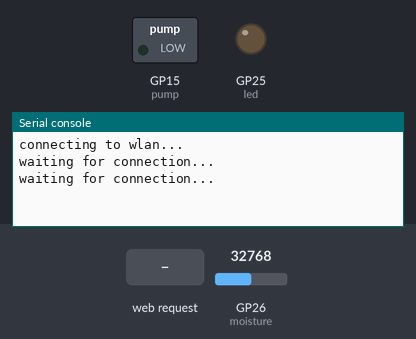
Recording of a program running on a simulated Raspberry Pi Pico running MicroPython. Parts: switched loads named in the program (green lamp = pin HIGH), output pins drawn as LEDs (lit = HIGH), the last lines printed to the serial console. The inputs (shaded band) are chosen by the test bench; at power-on: GP26 (moisture) = 32768 (analog values on the 0–65535 scale). WiFi joins after 1.5 s; values from a settings file that is not in the repository are placeholders.

Above: at 1.2 s.
1.3 s: HTTP request GET / received
At 2.5 s:
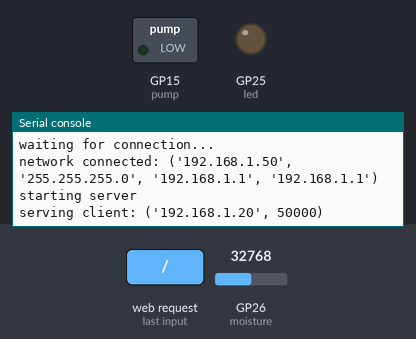
3.5 s: HTTP request GET /duty received
At 3.9 s:
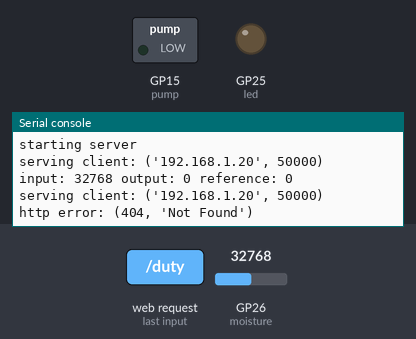

Measured:
- after the input at 1.3 s, the serial console: prints a new line after 0.71 s (image 1)
- after the input at 3.5 s, the serial console: prints a new line at once (image 2)

The program:

main.py
```python
import machine
import network
import utime as time
import uasyncio as asyncio
import uhttp as http
import control
import secret
import utils


led = machine.Pin("LED", machine.Pin.OUT)
wlan = network.WLAN(network.STA_IF)
pump = machine.PWM(machine.Pin(15))
moisture = machine.ADC(machine.Pin(26))
srv = http.Server()
pid = control.PID(1, 0.1, 0, reference=0, output_min=0, output_max=65535)

@srv.route("/")
async def index(_request):
    return http.Response.html(open("index.html", "rb"))

@srv.route("/pump", method="GET")
async def get_pump(_request):
    data = {"duty": pump.duty_u16(), "freq": pump.freq()}

    return http.Response.json(data)

@srv.route("/pump", method="PUT")
async def set_pump(request):
    data = await request.json()

    if not "duty" in data or not "freq" in data:
        raise http.Error(400)

    print("setting pump:", data)

    pump.duty_u16(data["duty"])
    pump.freq(data["freq"])

    return http.Response(200)

@srv.route("/moisture", method="GET")
async def get_moisture(_request):
    data = moisture.read_u16()

    return http.Response.json(data)


async def main():
    await utils.connect(wlan, secret.SSID, secret.KEY)

    asyncio.create_task(srv.start())

    while True:
        await asyncio.sleep_ms(1000)
        input = moisture.read_u16()
        output = pid.output(input)
        pump.duty_u16(int(output))
        print("input:", input, "output:", output, "reference:", pid.reference)

try:
    asyncio.run(main())
finally:
    asyncio.new_event_loop()
```

uhttp.py
```python
import urequests as requests
import uasyncio as asyncio
import ujson as json
import usys as sys


class Error(Exception):
    def __init__(self, status, message=None):
        self.status = status
        self.message = message


class Request:
    def __init__(self, method, url, headers, body):
        self.method = method
        self.url = url
        self.body = body
        self.headers = headers

    async def text(self):
        if not self.headers[b"Content-Type"].startswith("text/"):
            raise Error(400, "Bad Request")

        return self.body.readexactly(int(self.headers["content-length"]))

    async def json(self):
        if not self.headers[b"Content-Type"].startswith(b"application/json"):
            raise Error(400, "Bad Request")

        size = int(self.headers[b"Content-Length"])
        data = await self.body.readexactly(size)

        return json.loads(data)


async def read_request(stream):
    start_line = await stream.readline()
    method, url, _version = start_line.split()
    headers = {}

    while True:
        line = await stream.readline()
        if line == b"\r\n":
            break

        key, value = line.split(b":", 1)
        headers[key] = value.strip()

    return Request(method, url, headers, stream)


class Response:
    def __init__(self, status=200, message=None, headers=None, body=None):
        self.status = status
        self.message = message if message is not None else ""
        self.headers = headers if headers is not None else {}
        self.body = body

    def json(data, headers=None, **kwargs):
        headers = {} if headers is None else headers
        headers["Content-Type"] = "application/json"

        def generator():
            yield json.dumps(data)
            yield b"\r\n"

        body = generator()

        return Response(headers=headers, body=body, **kwargs)

    def html(file, headers=None, **kwargs):
        headers = {} if headers is None else headers
        headers["Content-Type"] = "text/html"

        return Response.file(file, headers=headers, **kwargs)

    def file(file, chunk_size=32, **kwargs):
        def generator():
            while True:
                chunk = file.read(chunk_size)
                if not chunk: break
                yield chunk

        return Response(body=generator(), **kwargs)


async def write_response(response, stream):
    stream.write(b"HTTP/1.1 {status} {message}\r\n".format(status=response.status, message=response.message))

    if response.headers:
        for key, value in response.headers.items():
            stream.write(b"{key}: {value}\r\n".format(key=key, value=value))
        stream.write(b"\r\n")

    if response.body:
        for chunk in response.body:
            stream.write(chunk)

    await stream.drain()
    stream.close()
    await stream.wait_closed()


class Server:

    def __init__(self):
        self.routes = {}

    def route(self, url, method="GET"):
        def wrapper(f):
            self.routes[(bytes(method, "utf-8"), bytes(url, "utf-8"))] = f
            return f

        return wrapper

    async def start(self, host="0.0.0.0", port=80):
        print(f"starting server")
        return await asyncio.start_server(self.serve, host, port)

    async def handle(self, request):
        if not (request.method, request.url) in self.routes:
            raise Error(404, "Not Found")

        return await self.routes[(request.method, request.url)](request)


    async def serve(self, reader, writer):
        peer = writer.get_extra_info('peername')
        print(f"serving client:", peer)

        try:
            request = await read_request(reader)
            response = await self.handle(request)
            await write_response(response, writer)
        except Error as e:
            print("http error:", e)
            await write_response(Response.json({"error": str(e)}, status=e.status, message=e.message), writer)
        #except Exception as e:
        #    print("server error:", e)
        #    await write_response(Response.json({"error": str(e)}, status=500, message="Internal Server Error"), writer)
        except KeyboardInterrupt as e:
            print("keyboard interrupt:", e)
            sys.exit(0)
        finally:
            pass
```

control.py
```python
import utime as time
from utils import clamp


class PID:
    def __init__(self, k_p, k_i, k_d, reference=0, output_min=None, output_max=None):
        self.k_p = k_p
        self.k_i = k_i
        self.k_d = k_d

        self.reference = reference

        self.output_min = output_min
        self.output_max = output_max

        self.reset()

    def output(self, input, reference=None):
        if reference is not None:
            self.reference = reference

        error = self.reference - input
        delta_error = error - self.last_error if self.last_error is not None else error

        curr_time = time.ticks_ms()
        delta_time = time.ticks_diff(curr_time, self.last_time)

        self.proportional = self.k_p * error
        self.integral += self.k_i * error * delta_time
        self.derivative = self.k_d * delta_error / delta_time

        self.integral = clamp(self.integral, self.output_min, self.output_max)

        output = self.proportional + self.derivative + self.integral
        output = clamp(output, self.output_min, self.output_max)

        self.last_time = curr_time
        self.last_input = input
        self.last_output = output
        self.last_error = error

        return output

    def reset(self):
        self.proportional = 0
        self.integral = 0
        self.derivative = 0

        self.integral = clamp(self.integral, self.output_min, self.output_max)

        self.last_time = time.ticks_ms()
        self.last_input = None
        self.last_output = None
        self.last_error = None
```

utils.py
```python
import time


def lerp(x, y_min, y_max, x_min=0.0, x_max=1.0):
    return (y_min*(x_max-x) + y_max*(x-x_min)) / (x_max-x_min)


def clamp(x, y_min, y_max):
    if y_min is not None:
        x = max(x, y_min)
    if y_max is not None:
        x = min(x, y_max)
    return x


async def connect(wlan, ssid, key, max_wait=10):
    print("connecting to wlan...")
    wlan.active(True)
    wlan.config(pm=0xa11140) # disable power-save mode
    wlan.connect(ssid, key)

    while max_wait > 0:
        if wlan.status() < 0 or wlan.status() >= 3:
            break
        max_wait -= 1
        print("waiting for connection...")
        time.sleep(1)

    if wlan.status() != 3:
        raise RuntimeError("network connection failed")
    else:
        status = wlan.ifconfig()
        print(f"network connected:", status)
```
